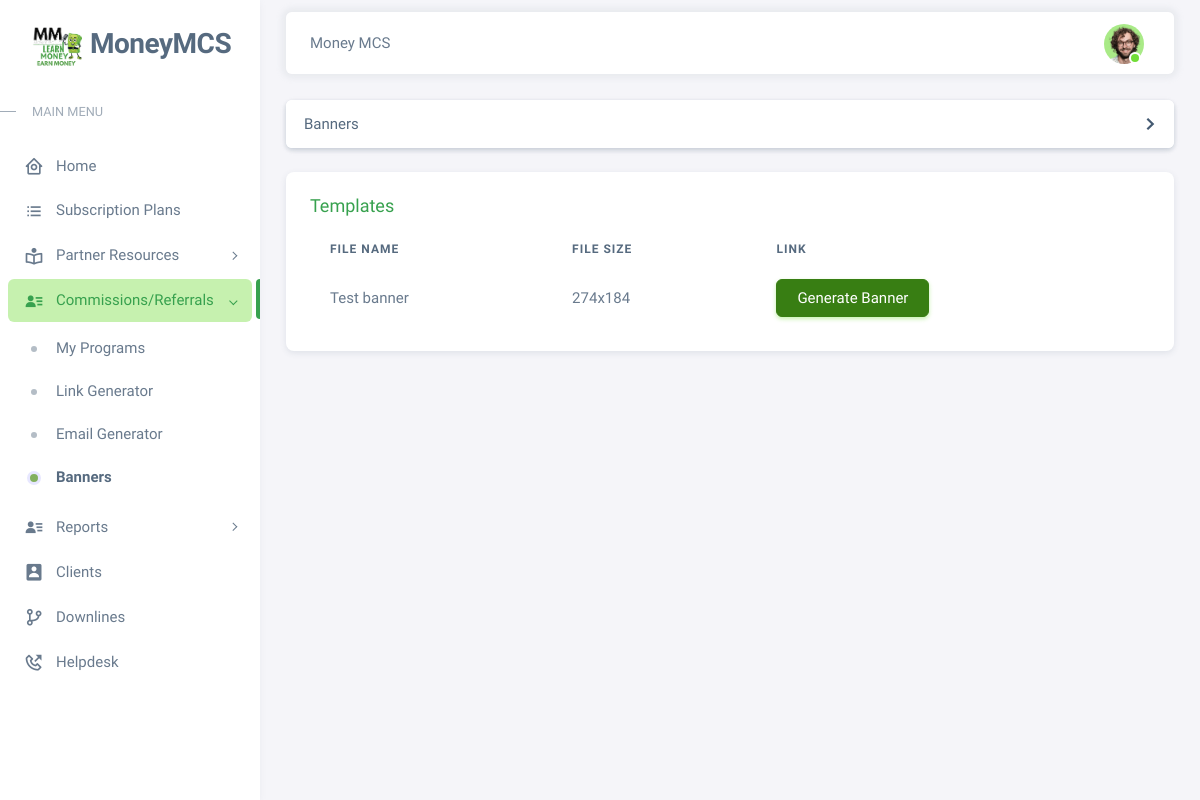
/pages/banners.php (signed in), run on an earlier commit of the app's database.
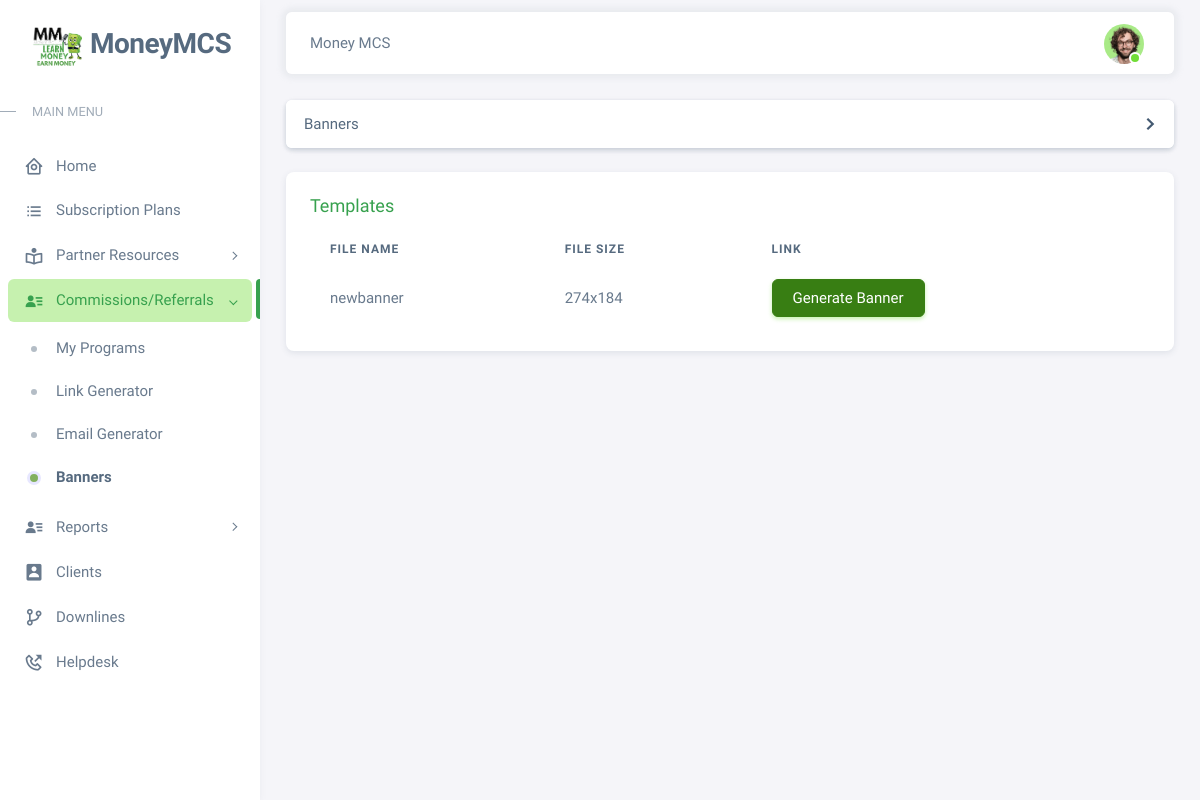
And on a later commit of the database.
### tables this page shows
CREATE TABLE `resources` (
  `id` int(11) NOT NULL,
  `filenames` text NOT NULL,
  `resources` varchar(255) NOT NULL,
  `category` varchar(255) NOT NULL,
  `type` varchar(50) NOT NULL,
  `status` int(5) NOT NULL,
  `date_added` date NOT NULL
);

### pages/banners.php (the view, shortened to what the changed rows need)
<?php
  include 'includes/session.php';
?>
<!DOCTYPE html>
<html
  lang="en"
  class="light-style layout-menu-fixed"
  dir="ltr"
  data-theme="theme-default"
  data-assets-path="../assets/"
  data-template="vertical-menu-template-free"
>
  <head>
    <?php include 'includes/headers.php'; ?>
  </head>
  <body>
    <div class="layout-wrapper layout-content-navbar">
      <div class="layout-container">
        <div class="layout-page">
          <div class="content-wrapper">
            <div class="container-xxl flex-grow-1 container-p-y">
                <div class="row">
                  <div class="col-lg-12 mb-4 order-0">
                    <div class="card">
                      <div class="card accordion-item active">
                        <h2 class="accordion-header" id="headingOne">
                          <button type="button" class="accordion-button collapsed" data-bs-toggle="collapse" data-bs-target="#accordionOne" aria-expanded="true" aria-controls="accordionOne">
                            Banners
                          </button>
                        </h2>
                      </div>
                    </div>
                  </div>
                </div>
                <div class="row">
                  <div class="col-lg-12 mb-4 order-0">
                    <div class="card">
                      <div class="d-flex align-items-end">
                        <div class="col-sm-12">
                          <div class="card-body">
                            <div class="table-responsive text-nowrap">
                              <table id="" class="table table-borderless">
                                <thead>
                                  <th>File Name</th>
                                  <th>File Size</th>
                                  <th>Link</th>
                                </thead>
                                <tbody>
                                  <?php
                                    $conn = $pdo->open();
                                    try{
                                      $stmt = $conn->prepare("SELECT * FROM resources WHERE status=:status AND category=:category");
                                      $stmt->execute(['status'=>1, 'category'=>'Banners']);
                                      foreach($stmt as $row){
                                          $imgsize_arr = getimagesize("../images/".$row['filenames']);
                                          $img_width = $imgsize_arr[0];
                                          $img_height = $imgsize_arr[1];
                                        echo "
                                          <tr>
                                            <td>".$row['resources']."</td>
                                            <td>".$img_width.'x'.$img_height."</td>
                                            <td>
                                            <button type='button' class='btn btn-success generatebanner' data-id='".$row['id']."'>
                                                Generate Banner
                                            </button>
                                            </td>
                                          </tr>
                                        ";
                                      }
                                    }
                                    catch(PDOException $e){
                                      echo $e->getMessage();
                                    }
                                  ?>
                                </tbody>
                              </table>
                            </div>
                          </div>
                        </div>
                      </div>
                    </div>
                  </div>
                </div>
            </div>
          </div>
        </div>
      </div>
    </div>
  </body>
</html>

What changed in the data, as far as the page shows it:
removed resources: resources "Test banner", filenames "274", filenames "184"
added resources: resources "newbanner", filenames "274", filenames "184"
